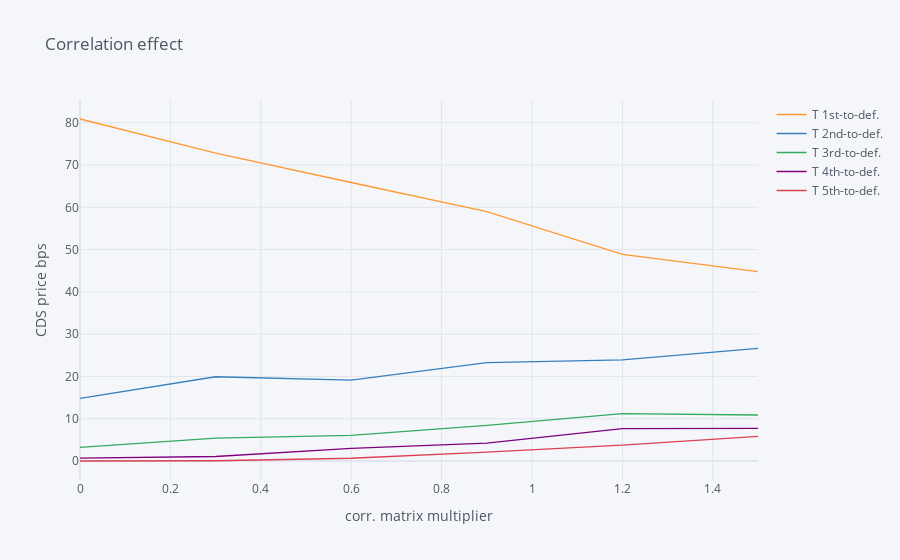

Notebook cell for this chart:
### Code cell
spreads.loc[:,'T 1st-to-def.':].iplot(title='Correlation effect', xTitle='corr. matrix multiplier', yTitle='CDS price bps')

### Figure 1 — Plotly figure (JSON) as saved in the notebook; plotly's stock layout.template omitted (floating-point values rounded to 4 significant figures)
{"data": [{"line": {"color": "rgba(255, 153, 51, 1.0)", "dash": "solid", "shape": "linear", "width": 1.3}, "mode": "lines", "name": "T 1st-to-def.", "text": "", "type": "scatter", "x": [0, 0.3, 0.6, 0.9, 1.2, 1.5], "y": [80.89, 72.83, 65.87, 58.99, 48.88, 44.8]}, {"line": {"color": "rgba(55, 128, 191, 1.0)", "dash": "solid", "shape": "linear", "width": 1.3}, "mode": "lines", "name": "T 2nd-to-def.", "text": "", "type": "scatter", "x": [0, 0.3, 0.6, 0.9, 1.2, 1.5], "y": [14.83, 19.92, 19.13, 23.24, 23.94, 26.65]}, {"line": {"color": "rgba(50, 171, 96, 1.0)", "dash": "solid", "shape": "linear", "width": 1.3}, "mode": "lines", "name": "T 3rd-to-def.", "text": "", "type": "scatter", "x": [0, 0.3, 0.6, 0.9, 1.2, 1.5], "y": [3.232, 5.405, 6.064, 8.404, 11.22, 10.87]}, {"line": {"color": "rgba(128, 0, 128, 1.0)", "dash": "solid", "shape": "linear", "width": 1.3}, "mode": "lines", "name": "T 4th-to-def.", "text": "", "type": "scatter", "x": [0, 0.3, 0.6, 0.9, 1.2, 1.5], "y": [0.6582, 1.066, 2.969, 4.221, 7.64, 7.739]}, {"line": {"color": "rgba(219, 64, 82, 1.0)", "dash": "solid", "shape": "linear", "width": 1.3}, "mode": "lines", "name": "T 5th-to-def.", "text": "", "type": "scatter", "x": [0, 0.3, 0.6, 0.9, 1.2, 1.5], "y": [0, 0.05894, 0.65, 2.094, 3.748, 5.829]}], "layout": {"legend": {"bgcolor": "#F5F6F9", "font": {"color": "#4D5663"}}, "paper_bgcolor": "#F5F6F9", "plot_bgcolor": "#F5F6F9", "title": {"font": {"color": "#4D5663"}, "text": "Correlation effect"}, "xaxis": {"gridcolor": "#E1E5ED", "showgrid": true, "tickfont": {"color": "#4D5663"}, "title": {"font": {"color": "#4D5663"}, "text": "corr. matrix multiplier"}, "zerolinecolor": "#E1E5ED"}, "yaxis": {"gridcolor": "#E1E5ED", "showgrid": true, "tickfont": {"color": "#4D5663"}, "title": {"font": {"color": "#4D5663"}, "text": "CDS price bps"}, "zerolinecolor": "#E1E5ED"}}}
